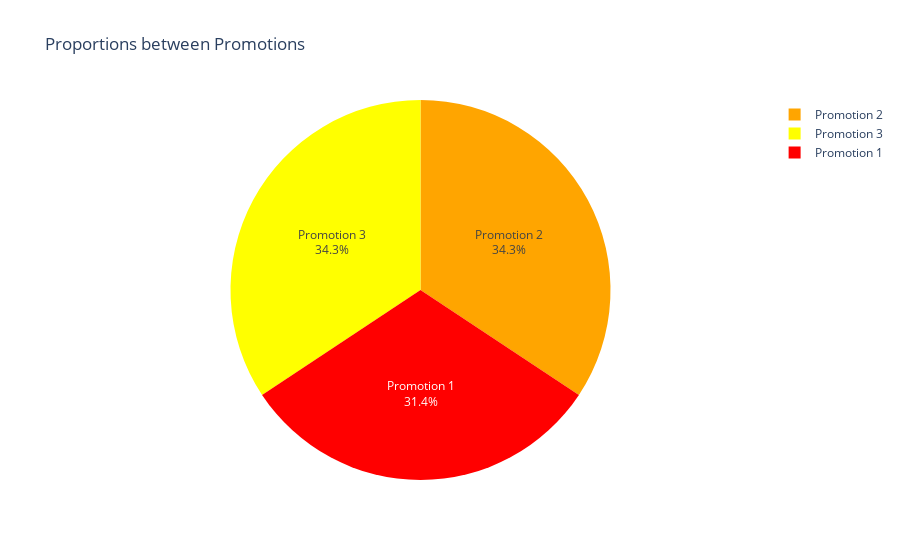

The notebook cell this image was saved under:
### Code cell
labels = [f'Promotion {i}' for i in counts.index]

fig = go.Figure(go.Pie(labels=labels, 
                       values=counts, 
                       marker=dict(colors=trio_palette),
                       textinfo='label+percent'))
fig.update_layout(title='Proportions between Promotions')
fig.show()

### Figure 1 — Plotly figure (JSON) as saved in the notebook; plotly's stock layout.template omitted (floating-point values rounded to 4 significant figures)
{"data": [{"labels": ["Promotion 1", "Promotion 2", "Promotion 3"], "marker": {"colors": ["red", "orange", "yellow"]}, "textinfo": "label+percent", "type": "pie", "values": [172, 188, 188]}], "layout": {"title": {"text": "Proportions between Promotions"}}}
